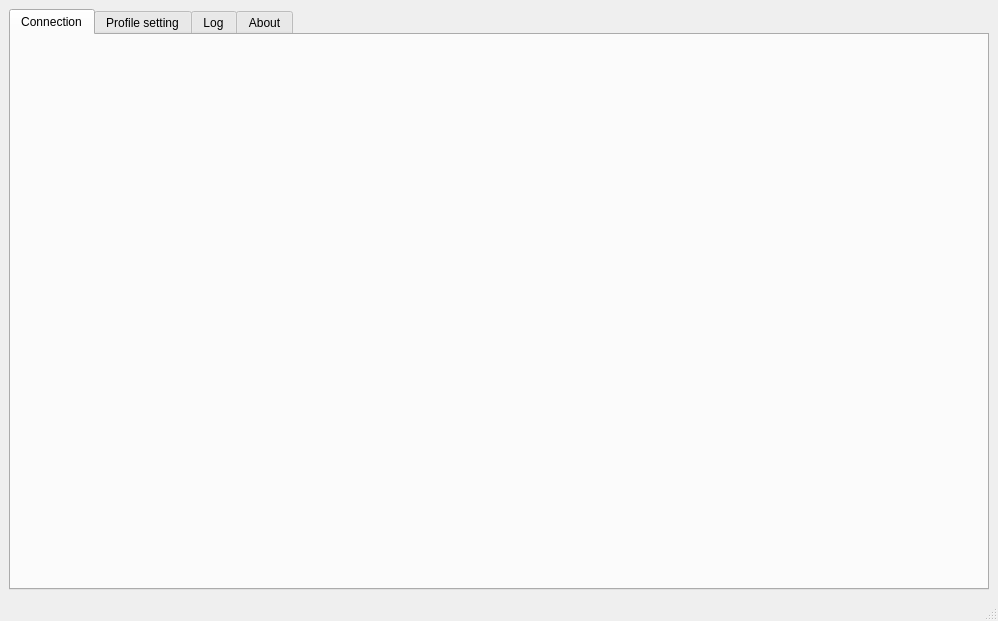
<?xml version="1.0" encoding="UTF-8"?>
<ui version="4.0">
 <class>MainWindow</class>
 <widget class="QMainWindow" name="MainWindow">
  <property name="geometry">
   <rect>
    <x>0</x>
    <y>0</y>
    <width>998</width>
    <height>621</height>
   </rect>
  </property>
  <property name="sizePolicy">
   <sizepolicy hsizetype="Preferred" vsizetype="Preferred">
    <horstretch>0</horstretch>
    <verstretch>0</verstretch>
   </sizepolicy>
  </property>
  <property name="windowTitle">
   <string>etrodiag</string>
  </property>
  <widget class="QWidget" name="centralwidget">
   <layout class="QHBoxLayout" name="horizontalLayout">
    <item>
     <widget class="QTabWidget" name="tabWidget">
      <property name="sizePolicy">
       <sizepolicy hsizetype="Preferred" vsizetype="Preferred">
        <horstretch>0</horstretch>
        <verstretch>0</verstretch>
       </sizepolicy>
      </property>
      <property name="tabShape">
       <enum>QTabWidget::Rounded</enum>
      </property>
      <property name="currentIndex">
       <number>0</number>
      </property>
      <property name="elideMode">
       <enum>Qt::ElideNone</enum>
      </property>
      <property name="documentMode">
       <bool>false</bool>
      </property>
      <property name="tabsClosable">
       <bool>false</bool>
      </property>
      <property name="movable">
       <bool>false</bool>
      </property>
      <property name="tabBarAutoHide">
       <bool>true</bool>
      </property>
      <widget class="QWidget" name="tab_connections">
       <attribute name="title">
        <string>Connection</string>
       </attribute>
       <layout class="QHBoxLayout" name="horizontalLayout_3"/>
      </widget>
      <widget class="QWidget" name="tab_work">
       <attribute name="title">
        <string>Profile setting</string>
       </attribute>
       <layout class="QHBoxLayout" name="horizontalLayout_2">
        <item>
         <layout class="QGridLayout" name="gridLayout">
          <property name="sizeConstraint">
           <enum>QLayout::SetDefaultConstraint</enum>
          </property>
          <item row="0" column="1">
           <widget class="QFrame" name="rightFrame">
            <property name="sizePolicy">
             <sizepolicy hsizetype="Preferred" vsizetype="Preferred">
              <horstretch>0</horstretch>
              <verstretch>0</verstretch>
             </sizepolicy>
            </property>
            <property name="frameShape">
             <enum>QFrame::WinPanel</enum>
            </property>
            <property name="frameShadow">
             <enum>QFrame::Sunken</enum>
            </property>
            <layout class="QHBoxLayout" name="horizontalLayout_4">
             <item>
              <widget class="QTableWidget" name="valueArea">
               <property name="enabled">
                <bool>true</bool>
               </property>
               <property name="sizePolicy">
                <sizepolicy hsizetype="Preferred" vsizetype="Preferred">
                 <horstretch>0</horstretch>
                 <verstretch>0</verstretch>
                </sizepolicy>
               </property>
               <property name="font">
                <font>
                 <pointsize>8</pointsize>
                </font>
               </property>
               <property name="autoScroll">
                <bool>false</bool>
               </property>
               <property name="editTriggers">
                <set>QAbstractItemView::NoEditTriggers</set>
               </property>
               <property name="dragDropOverwriteMode">
                <bool>false</bool>
               </property>
               <property name="selectionMode">
                <enum>QAbstractItemView::NoSelection</enum>
               </property>
               <property name="sortingEnabled">
                <bool>true</bool>
               </property>
               <attribute name="horizontalHeaderVisible">
                <bool>false</bool>
               </attribute>
               <attribute name="horizontalHeaderCascadingSectionResizes">
                <bool>false</bool>
               </attribute>
               <attribute name="horizontalHeaderMinimumSectionSize">
                <number>100</number>
               </attribute>
               <attribute name="horizontalHeaderDefaultSectionSize">
                <number>337</number>
               </attribute>
               <attribute name="verticalHeaderVisible">
                <bool>false</bool>
               </attribute>
               <column>
                <property name="text">
                 <string>Name</string>
                </property>
               </column>
               <column>
                <property name="text">
                 <string>Value</string>
                </property>
               </column>
              </widget>
             </item>
            </layout>
           </widget>
          </item>
          <item row="0" column="0">
           <widget class="QFrame" name="devArea">
            <property name="sizePolicy">
             <sizepolicy hsizetype="Fixed" vsizetype="Preferred">
              <horstretch>0</horstretch>
              <verstretch>0</verstretch>
             </sizepolicy>
            </property>
            <property name="minimumSize">
             <size>
              <width>200</width>
              <height>0</height>
             </size>
            </property>
            <layout class="QVBoxLayout" name="devAreaLay"/>
           </widget>
          </item>
         </layout>
        </item>
       </layout>
      </widget>
      <widget class="QWidget" name="tab_4data">
       <attribute name="title">
        <string>Log</string>
       </attribute>
       <layout class="QVBoxLayout" name="verticalLayout_3">
        <item>
         <widget class="QPlainTextEdit" name="logArea">
          <property name="sizePolicy">
           <sizepolicy hsizetype="Preferred" vsizetype="Preferred">
            <horstretch>0</horstretch>
            <verstretch>0</verstretch>
           </sizepolicy>
          </property>
          <property name="undoRedoEnabled">
           <bool>false</bool>
          </property>
          <property name="readOnly">
           <bool>true</bool>
          </property>
         </widget>
        </item>
       </layout>
      </widget>
      <widget class="QWidget" name="tab_about">
       <property name="sizePolicy">
        <sizepolicy hsizetype="Preferred" vsizetype="Preferred">
         <horstretch>0</horstretch>
         <verstretch>0</verstretch>
        </sizepolicy>
       </property>
       <attribute name="title">
        <string>About</string>
       </attribute>
       <layout class="QVBoxLayout" name="verticalLayout">
        <item>
         <widget class="QScrollArea" name="scrollArea">
          <property name="widgetResizable">
           <bool>true</bool>
          </property>
          <widget class="QWidget" name="scrollAreaWidgetContents">
           <property name="geometry">
            <rect>
             <x>0</x>
             <y>0</y>
             <width>938</width>
             <height>474</height>
            </rect>
           </property>
           <property name="sizePolicy">
            <sizepolicy hsizetype="Preferred" vsizetype="Preferred">
             <horstretch>0</horstretch>
             <verstretch>0</verstretch>
            </sizepolicy>
           </property>
           <property name="layoutDirection">
            <enum>Qt::LeftToRight</enum>
           </property>
           <layout class="QVBoxLayout" name="verticalLayout_2">
            <item>
             <widget class="QLabel" name="aboutimg">
              <property name="sizePolicy">
               <sizepolicy hsizetype="Fixed" vsizetype="Fixed">
                <horstretch>0</horstretch>
                <verstretch>0</verstretch>
               </sizepolicy>
              </property>
              <property name="layoutDirection">
               <enum>Qt::LeftToRight</enum>
              </property>
              <property name="text">
               <string>aboutimg</string>
              </property>
             </widget>
            </item>
            <item>
             <widget class="QTextBrowser" name="textBrowser">
              <property name="sizePolicy">
               <sizepolicy hsizetype="Preferred" vsizetype="Expanding">
                <horstretch>0</horstretch>
                <verstretch>0</verstretch>
               </sizepolicy>
              </property>
              <property name="palette">
               <palette>
                <active>
                 <colorrole role="Base">
                  <brush brushstyle="SolidPattern">
                   <color alpha="255">
                    <red>240</red>
                    <green>240</green>
                    <blue>240</blue>
                   </color>
                  </brush>
                 </colorrole>
                 <colorrole role="PlaceholderText">
                  <brush brushstyle="SolidPattern">
                   <color alpha="128">
                    <red>255</red>
                    <green>255</green>
                    <blue>255</blue>
                   </color>
                  </brush>
                 </colorrole>
                </active>
                <inactive>
                 <colorrole role="Base">
                  <brush brushstyle="SolidPattern">
                   <color alpha="255">
                    <red>240</red>
                    <green>240</green>
                    <blue>240</blue>
                   </color>
                  </brush>
                 </colorrole>
                 <colorrole role="PlaceholderText">
                  <brush brushstyle="SolidPattern">
                   <color alpha="128">
                    <red>255</red>
                    <green>255</green>
                    <blue>255</blue>
                   </color>
                  </brush>
                 </colorrole>
                </inactive>
                <disabled>
                 <colorrole role="Base">
                  <brush brushstyle="SolidPattern">
                   <color alpha="255">
                    <red>240</red>
                    <green>240</green>
                    <blue>240</blue>
                   </color>
                  </brush>
                 </colorrole>
                 <colorrole role="PlaceholderText">
                  <brush brushstyle="SolidPattern">
                   <color alpha="128">
                    <red>255</red>
                    <green>255</green>
                    <blue>255</blue>
                   </color>
                  </brush>
                 </colorrole>
                </disabled>
               </palette>
              </property>
              <property name="frameShape">
               <enum>QFrame::NoFrame</enum>
              </property>
              <property name="frameShadow">
               <enum>QFrame::Sunken</enum>
              </property>
              <property name="verticalScrollBarPolicy">
               <enum>Qt::ScrollBarAsNeeded</enum>
              </property>
              <property name="horizontalScrollBarPolicy">
               <enum>Qt::ScrollBarAsNeeded</enum>
              </property>
              <property name="sizeAdjustPolicy">
               <enum>QAbstractScrollArea::AdjustToContents</enum>
              </property>
              <property name="lineWrapMode">
               <enum>QTextEdit::NoWrap</enum>
              </property>
              <property name="html">
               <string>&lt;!DOCTYPE HTML PUBLIC &quot;-//W3C//DTD HTML 4.0//EN&quot; &quot;http://www.w3.org/TR/REC-html40/strict.dtd&quot;&gt;
&lt;html&gt;&lt;head&gt;&lt;meta name=&quot;qrichtext&quot; content=&quot;1&quot; /&gt;&lt;style type=&quot;text/css&quot;&gt;
p, li { white-space: pre-wrap; }
&lt;/style&gt;&lt;/head&gt;&lt;body style=&quot; font-family:'MS Shell Dlg 2'; font-size:8pt; font-weight:400; font-style:normal;&quot;&gt;
&lt;p align=&quot;center&quot; style=&quot; margin-top:0px; margin-bottom:0px; margin-left:0px; margin-right:0px; -qt-block-indent:0; text-indent:0px;&quot;&gt;&lt;span style=&quot; font-size:20pt; font-weight:600;&quot;&gt;etrodiag&lt;/span&gt;&lt;/p&gt;
&lt;p align=&quot;center&quot; style=&quot; margin-top:0px; margin-bottom:0px; margin-left:0px; margin-right:0px; -qt-block-indent:0; text-indent:0px;&quot;&gt;&lt;span style=&quot; font-weight:600;&quot;&gt;Tool for parce messages from microcontroller network to human view&lt;/span&gt;&lt;/p&gt;
&lt;p align=&quot;center&quot; style=&quot; margin-top:0px; margin-bottom:0px; margin-left:0px; margin-right:0px; -qt-block-indent:0; text-indent:0px;&quot;&gt;&lt;a href=&quot;https://github.com/nghtsnw/etrodiag&quot;&gt;&lt;span style=&quot; text-decoration: underline; color:#0000ff;&quot;&gt;Project page on GitHub&lt;/span&gt;&lt;/a&gt;&lt;/p&gt;
&lt;p align=&quot;center&quot; style=&quot; margin-top:0px; margin-bottom:0px; margin-left:0px; margin-right:0px; -qt-block-indent:0; text-indent:0px;&quot;&gt;Maked on parts Qt &amp;quot;Terminal&amp;quot; example&lt;/p&gt;
&lt;p align=&quot;center&quot; style=&quot; margin-top:0px; margin-bottom:0px; margin-left:0px; margin-right:0px; -qt-block-indent:0; text-indent:0px;&quot;&gt;&lt;a href=&quot;https://github.com/nghtsnw&quot;&gt;&lt;span style=&quot; text-decoration: underline; color:#0000ff;&quot;&gt;Ilia Kiiashko&lt;/span&gt;&lt;/a&gt;&lt;/p&gt;
&lt;p align=&quot;center&quot; style=&quot;-qt-paragraph-type:empty; margin-top:0px; margin-bottom:0px; margin-left:0px; margin-right:0px; -qt-block-indent:0; text-indent:0px;&quot;&gt;&lt;br /&gt;&lt;/p&gt;
&lt;p align=&quot;center&quot; style=&quot; margin-top:0px; margin-bottom:0px; margin-left:0px; margin-right:0px; -qt-block-indent:0; text-indent:0px;&quot;&gt;Thanks:&lt;/p&gt;
&lt;p align=&quot;center&quot; style=&quot; margin-top:0px; margin-bottom:0px; margin-left:0px; margin-right:0px; -qt-block-indent:0; text-indent:0px;&quot;&gt;&lt;a href=&quot;https://github.com/gmoximko&quot;&gt;&lt;span style=&quot; text-decoration: underline; color:#0000ff;&quot;&gt;Max Bakirov&lt;/span&gt;&lt;/a&gt;&lt;/p&gt;
&lt;p align=&quot;center&quot; style=&quot; margin-top:0px; margin-bottom:0px; margin-left:0px; margin-right:0px; -qt-block-indent:0; text-indent:0px;&quot;&gt;Alexey Borzenkov&lt;/p&gt;&lt;/body&gt;&lt;/html&gt;</string>
              </property>
              <property name="overwriteMode">
               <bool>false</bool>
              </property>
              <property name="tabStopWidth">
               <number>80</number>
              </property>
              <property name="acceptRichText">
               <bool>true</bool>
              </property>
              <property name="cursorWidth">
               <number>1</number>
              </property>
              <property name="textInteractionFlags">
               <set>Qt::LinksAccessibleByKeyboard|Qt::LinksAccessibleByMouse</set>
              </property>
              <property name="openExternalLinks">
               <bool>true</bool>
              </property>
             </widget>
            </item>
           </layout>
          </widget>
         </widget>
        </item>
       </layout>
      </widget>
     </widget>
    </item>
   </layout>
  </widget>
  <widget class="QMenuBar" name="menubar">
   <property name="geometry">
    <rect>
     <x>0</x>
     <y>0</y>
     <width>998</width>
     <height>31</height>
    </rect>
   </property>
  </widget>
  <widget class="QStatusBar" name="statusbar">
   <property name="enabled">
    <bool>true</bool>
   </property>
  </widget>
 </widget>
 <resources/>
 <connections/>
</ui>
